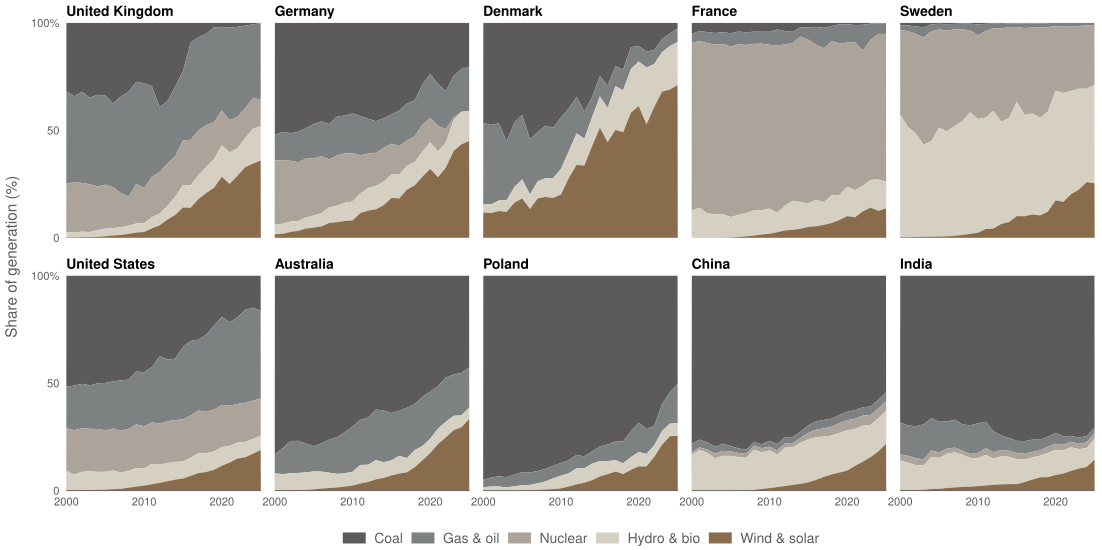

Here is the R script that generated this plot:
# Task 6 v4 — National electricity mixes, 2000-2025 (color is the aesthetic).
# v4 changes vs v3: softened coal from Onyx (#000000 pure black) to Alloy
#   (#5C5B59 warm charcoal). With Coal = Onyx, the Poland / China / India
#   panels rendered as walls of pure black across most of their vertical
#   range — visually overwhelming and breaking the design system's
#   "black should be an accent, not a main color type" rule even though
#   "coal IS black" was semantically defensible. v4 keeps coal as the
#   darkest fill in the stack but uses a warm charcoal that sits in the
#   brand's neutral ramp rather than at its extreme. No pure black
#   appears anywhere in the chart fills.
#
#   v4 mapping — bottom of stack (dirtiest) to top (cleanest):
#     Coal           Alloy        #5C5B59  warm charcoal (was: Onyx)
#     Gas & oil      Dark Stone   #7E8182  warm gray (was: Alloy)
#     Nuclear        Dark Quartz  #ACA39A  taupe (was: Dark Stone)
#     Hydro & bio    Quartz       #D6D0C2  warm sand (was: Dark Quartz)
#     Wind & solar   Copper       #896C4C  warm bronze, the only accent
#
#   Lightness sequence (Lab L*): 38 -> 53 -> 68 -> 80 -> 47. Mostly
#   monotonic dark->light from bottom to top, with copper interrupting
#   at L=47 - the deliberate "warm hue interruption" that makes wind &
#   solar read as the chart's story signal rather than just another
#   neutral.
#
# v3 changes vs v2: complete fuel-to-color remapping under the new "red
#   and black are accents only" colour discipline. v2's "Nuclear =
#   heritage_red" was the worst offender - France's nuclear-heavy panel
#   rendered as a giant block of red, exactly the "thick red graph"
#   pattern we are now disallowing.
#
# v2 changes vs v1: y-axis title added ("Share of generation, %") so the
#   panels read independently of the subtitle.
# 100%-stacked area, small multiples: 10 countries x 5 fuel categories.
# Color does the encoding work that no other channel can: tracking each
# fuel's share through 26 years across 10 panels relies entirely on
# consistent hue mapping. Stack normalised to 100% so layer thickness is
# directly comparable across countries (no shifting baselines).
#
# Source: Ember (2025). Yearly Electricity Data.
#   https://ember-energy.org/data/yearly-electricity-data/

setwd("/Users/alexanderweber/Documents/hsg/6_semester/data_visualization_with_ai")

suppressPackageStartupMessages({
  library(dplyr)
  library(readr)
  library(ggplot2)
})

source("design_system.R")

# Font fallback — XQuartz / cairo not installed locally, so PDF-native
# Helvetica is used. Switch to Inter via showtext + cairo_pdf when set up.
chart_family <- ""

raw <- read_csv(
  "data/task_06/yearly_full_release_long_format.csv",
  show_col_types = FALSE,
  col_select = c("Area", "Year", "Category", "Subcategory",
                 "Variable", "Unit", "Value")
)

countries <- c("United Kingdom", "Germany", "Denmark", "France", "Sweden",
               "United States of America", "Australia", "Poland", "China", "India")

# Aggregate Ember's 9 fuels into 5 narrative categories. Five-category cap
# matches the qualitative palette contract in design_system.md.
fuel_to_cat <- c(
  "Coal"             = "Coal",
  "Gas"              = "Gas & oil",
  "Other Fossil"     = "Gas & oil",
  "Nuclear"          = "Nuclear",
  "Hydro"            = "Hydro & bio",
  "Bioenergy"        = "Hydro & bio",
  "Other Renewables" = "Hydro & bio",
  "Wind"             = "Wind & solar",
  "Solar"            = "Wind & solar"
)

mix <- raw %>%
  filter(
    Category    == "Electricity generation",
    Subcategory == "Fuel",
    Unit        == "%",
    Area        %in% countries,
    Year        >= 2000, Year <= 2025
  ) %>%
  mutate(category = fuel_to_cat[Variable]) %>%
  group_by(Area, Year, category) %>%
  summarise(share = sum(Value, na.rm = TRUE), .groups = "drop") %>%
  # Renormalise to 100% — guards against Ember's rounded percentages drifting
  # off-total (typical drift <0.1pp).
  group_by(Area, Year) %>%
  mutate(share = share / sum(share) * 100) %>%
  ungroup()

# Sanity check: every panel should sum to 100% in every year.
chk <- mix %>% group_by(Area, Year) %>% summarise(s = sum(share), .groups = "drop")
stopifnot(all(abs(chk$s - 100) < 1e-6))

# Stack order bottom -> top: dirtiest -> cleanest. Coal sits on the
# x-axis baseline (the most accurately-read position), so the shrinking-
# coal story reads at a glance.
cat_levels <- c("Coal", "Gas & oil", "Nuclear", "Hydro & bio", "Wind & solar")

cat_colors <- c(
  "Coal"         = pg_palette$alloy,       # #5C5B59 warm charcoal (darkest)
  "Gas & oil"    = pg_palette$dark_stone,  # #7E8182 warm gray
  "Nuclear"      = pg_palette$dark_quartz, # #ACA39A taupe
  "Hydro & bio"  = pg_palette$quartz,      # #D6D0C2 warm sand
  "Wind & solar" = pg_palette$copper       # #896C4C warm bronze (the accent)
)

# Country order tells the narrative left-to-right, top-to-bottom:
# Row 1 = European transitioners + already-clean baselines.
# Row 2 = slower transitions / coal-dominant systems.
country_order <- c("United Kingdom", "Germany", "Denmark", "France", "Sweden",
                   "United States of America", "Australia", "Poland", "China", "India")

country_label <- c("United Kingdom"             = "United Kingdom",
                   "Germany"                    = "Germany",
                   "Denmark"                    = "Denmark",
                   "France"                     = "France",
                   "Sweden"                     = "Sweden",
                   "United States of America"   = "United States",
                   "Australia"                  = "Australia",
                   "Poland"                     = "Poland",
                   "China"                      = "China",
                   "India"                      = "India")

mix <- mix %>%
  mutate(
    category = factor(category, levels = cat_levels),
    Area     = factor(Area, levels = country_order,
                      labels = country_label[country_order])
  )

# Quick diagnostic to make defensibility traceable in the v1 log.
diag <- mix %>%
  filter(Year %in% c(2000, 2025), category %in% c("Coal", "Wind & solar")) %>%
  arrange(Area, category, Year)
cat("Coal and Wind&solar shares, 2000 vs 2025:\n")
print(diag)

p <- ggplot(mix, aes(x = Year, y = share, fill = category)) +
  geom_area(position = "stack", color = NA) +
  facet_wrap(~ Area, ncol = 5) +
  scale_x_continuous(
    breaks = c(2000, 2010, 2020),
    expand = expansion(mult = c(0, 0))
  ) +
  scale_y_continuous(
    breaks = c(0, 50, 100),
    labels = c("0", "50", "100%"),
    expand = expansion(mult = c(0, 0))
  ) +
  scale_fill_manual(values = cat_colors, breaks = cat_levels, name = NULL) +
  labs(x = NULL, y = "Share of generation (%)") +
  theme_pg(base_family = chart_family) +
  theme(
    legend.position    = "bottom",
    legend.key.height  = grid::unit(8,  "pt"),
    legend.key.width   = grid::unit(18, "pt"),
    legend.text        = element_text(size = 10, color = pg_palette$alloy),
    legend.box.margin  = margin(t = 6, b = 0),
    legend.margin      = margin(t = 0, b = 0),
    panel.grid.major.y = element_blank(),
    panel.grid.major.x = element_blank(),
    panel.spacing.x    = grid::unit(10, "pt"),
    panel.spacing.y    = grid::unit(14, "pt"),
    strip.text         = element_text(size = 10, color = pg_palette$onyx,
                                      face = "bold", hjust = 0,
                                      margin = margin(b = 4)),
    axis.text.x        = element_text(size = 8),
    axis.text.y        = element_text(size = 8),
    axis.line.x        = element_line(color = pg_palette$alloy, linewidth = 0.3),
    plot.margin        = margin(t = 4, r = 6, b = 4, l = 4)
  )

out_pdf <- "iterations/task_06/v4/energy_mix_v4.pdf"
ggsave(out_pdf, p, width = 28, height = 14, units = "cm", device = "pdf")
cat("Saved:", out_pdf, "\n")
